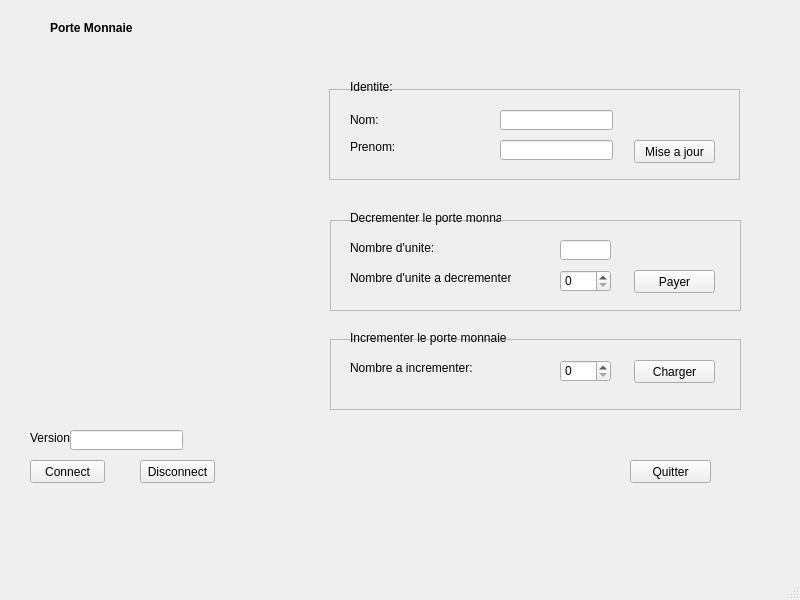
<?xml version="1.0" encoding="UTF-8"?>
<ui version="4.0">
 <class>MaFenetre</class>
 <widget class="QMainWindow" name="MaFenetre">
  <property name="geometry">
   <rect>
    <x>0</x>
    <y>0</y>
    <width>800</width>
    <height>600</height>
   </rect>
  </property>
  <property name="windowTitle">
   <string>MaFenetre</string>
  </property>
  <widget class="QWidget" name="centralwidget">
   <widget class="QPushButton" name="Connect">
    <property name="geometry">
     <rect>
      <x>30</x>
      <y>460</y>
      <width>75</width>
      <height>23</height>
     </rect>
    </property>
    <property name="text">
     <string>Connect</string>
    </property>
   </widget>
   <widget class="QLabel" name="label">
    <property name="geometry">
     <rect>
      <x>50</x>
      <y>20</y>
      <width>101</width>
      <height>16</height>
     </rect>
    </property>
    <property name="font">
     <font>
      <weight>75</weight>
      <bold>true</bold>
     </font>
    </property>
    <property name="text">
     <string>Porte Monnaie</string>
    </property>
   </widget>
   <widget class="QLabel" name="label_2">
    <property name="geometry">
     <rect>
      <x>350</x>
      <y>80</y>
      <width>47</width>
      <height>13</height>
     </rect>
    </property>
    <property name="text">
     <string>Identite:</string>
    </property>
   </widget>
   <widget class="QLabel" name="label_3">
    <property name="geometry">
     <rect>
      <x>350</x>
      <y>110</y>
      <width>51</width>
      <height>20</height>
     </rect>
    </property>
    <property name="text">
     <string>Nom:</string>
    </property>
   </widget>
   <widget class="QLabel" name="label_4">
    <property name="geometry">
     <rect>
      <x>350</x>
      <y>140</y>
      <width>47</width>
      <height>13</height>
     </rect>
    </property>
    <property name="text">
     <string>Prenom:</string>
    </property>
   </widget>
   <widget class="QLabel" name="label_6">
    <property name="geometry">
     <rect>
      <x>350</x>
      <y>210</y>
      <width>151</width>
      <height>16</height>
     </rect>
    </property>
    <property name="text">
     <string>Decrementer le porte monnaie</string>
    </property>
   </widget>
   <widget class="QLabel" name="label_7">
    <property name="geometry">
     <rect>
      <x>350</x>
      <y>240</y>
      <width>91</width>
      <height>16</height>
     </rect>
    </property>
    <property name="text">
     <string>Nombre d'unite:</string>
    </property>
   </widget>
   <widget class="QLabel" name="label_8">
    <property name="geometry">
     <rect>
      <x>350</x>
      <y>270</y>
      <width>161</width>
      <height>16</height>
     </rect>
    </property>
    <property name="text">
     <string>Nombre d'unite a decrementer:</string>
    </property>
   </widget>
   <widget class="QLabel" name="label_9">
    <property name="geometry">
     <rect>
      <x>350</x>
      <y>330</y>
      <width>161</width>
      <height>16</height>
     </rect>
    </property>
    <property name="text">
     <string>Incrementer le porte monnaie</string>
    </property>
   </widget>
   <widget class="QLabel" name="label_10">
    <property name="geometry">
     <rect>
      <x>350</x>
      <y>360</y>
      <width>161</width>
      <height>16</height>
     </rect>
    </property>
    <property name="text">
     <string>Nombre a incrementer:</string>
    </property>
   </widget>
   <widget class="QPushButton" name="Disconnect">
    <property name="geometry">
     <rect>
      <x>140</x>
      <y>460</y>
      <width>75</width>
      <height>23</height>
     </rect>
    </property>
    <property name="text">
     <string>Disconnect</string>
    </property>
   </widget>
   <widget class="QPushButton" name="Exit">
    <property name="geometry">
     <rect>
      <x>630</x>
      <y>460</y>
      <width>81</width>
      <height>23</height>
     </rect>
    </property>
    <property name="text">
     <string>Quitter</string>
    </property>
   </widget>
   <widget class="QLineEdit" name="LastName">
    <property name="geometry">
     <rect>
      <x>500</x>
      <y>110</y>
      <width>113</width>
      <height>20</height>
     </rect>
    </property>
   </widget>
   <widget class="QLineEdit" name="FirstName">
    <property name="geometry">
     <rect>
      <x>500</x>
      <y>140</y>
      <width>113</width>
      <height>20</height>
     </rect>
    </property>
   </widget>
   <widget class="QLineEdit" name="NbUnit">
    <property name="geometry">
     <rect>
      <x>560</x>
      <y>240</y>
      <width>51</width>
      <height>20</height>
     </rect>
    </property>
    <property name="readOnly">
     <bool>true</bool>
    </property>
   </widget>
   <widget class="QSpinBox" name="NbDecrement">
    <property name="geometry">
     <rect>
      <x>560</x>
      <y>270</y>
      <width>51</width>
      <height>22</height>
     </rect>
    </property>
   </widget>
   <widget class="QSpinBox" name="NbIncrement">
    <property name="geometry">
     <rect>
      <x>560</x>
      <y>360</y>
      <width>51</width>
      <height>22</height>
     </rect>
    </property>
   </widget>
   <widget class="QPushButton" name="Deposit">
    <property name="geometry">
     <rect>
      <x>634</x>
      <y>360</y>
      <width>81</width>
      <height>23</height>
     </rect>
    </property>
    <property name="text">
     <string>Charger</string>
    </property>
   </widget>
   <widget class="QPushButton" name="Withdraw">
    <property name="geometry">
     <rect>
      <x>634</x>
      <y>270</y>
      <width>81</width>
      <height>23</height>
     </rect>
    </property>
    <property name="text">
     <string>Payer</string>
    </property>
   </widget>
   <widget class="QPushButton" name="Update">
    <property name="geometry">
     <rect>
      <x>634</x>
      <y>140</y>
      <width>81</width>
      <height>23</height>
     </rect>
    </property>
    <property name="text">
     <string>Mise a jour</string>
    </property>
   </widget>
   <widget class="QFrame" name="frame">
    <property name="geometry">
     <rect>
      <x>329</x>
      <y>89</y>
      <width>411</width>
      <height>91</height>
     </rect>
    </property>
    <property name="frameShape">
     <enum>QFrame::StyledPanel</enum>
    </property>
    <property name="frameShadow">
     <enum>QFrame::Raised</enum>
    </property>
   </widget>
   <widget class="QFrame" name="frame_2">
    <property name="geometry">
     <rect>
      <x>330</x>
      <y>220</y>
      <width>411</width>
      <height>91</height>
     </rect>
    </property>
    <property name="frameShape">
     <enum>QFrame::StyledPanel</enum>
    </property>
    <property name="frameShadow">
     <enum>QFrame::Raised</enum>
    </property>
   </widget>
   <widget class="QFrame" name="frame_3">
    <property name="geometry">
     <rect>
      <x>330</x>
      <y>339</y>
      <width>411</width>
      <height>71</height>
     </rect>
    </property>
    <property name="frameShape">
     <enum>QFrame::StyledPanel</enum>
    </property>
    <property name="frameShadow">
     <enum>QFrame::Raised</enum>
    </property>
   </widget>
   <widget class="QLabel" name="label_5">
    <property name="geometry">
     <rect>
      <x>30</x>
      <y>430</y>
      <width>41</width>
      <height>16</height>
     </rect>
    </property>
    <property name="text">
     <string>Version:</string>
    </property>
   </widget>
   <widget class="QLineEdit" name="Version">
    <property name="geometry">
     <rect>
      <x>70</x>
      <y>430</y>
      <width>113</width>
      <height>20</height>
     </rect>
    </property>
    <property name="readOnly">
     <bool>true</bool>
    </property>
   </widget>
   <widget class="QLabel" name="Image">
    <property name="geometry">
     <rect>
      <x>40</x>
      <y>110</y>
      <width>251</width>
      <height>261</height>
     </rect>
    </property>
    <property name="text">
     <string/>
    </property>
    <property name="pixmap">
     <pixmap>iimage.png</pixmap>
    </property>
   </widget>
   <zorder>frame_3</zorder>
   <zorder>frame</zorder>
   <zorder>frame_2</zorder>
   <zorder>Connect</zorder>
   <zorder>label</zorder>
   <zorder>label_2</zorder>
   <zorder>label_3</zorder>
   <zorder>label_4</zorder>
   <zorder>label_6</zorder>
   <zorder>label_7</zorder>
   <zorder>label_8</zorder>
   <zorder>label_9</zorder>
   <zorder>label_10</zorder>
   <zorder>Disconnect</zorder>
   <zorder>Exit</zorder>
   <zorder>LastName</zorder>
   <zorder>FirstName</zorder>
   <zorder>NbUnit</zorder>
   <zorder>NbDecrement</zorder>
   <zorder>NbIncrement</zorder>
   <zorder>Deposit</zorder>
   <zorder>Withdraw</zorder>
   <zorder>Update</zorder>
   <zorder>label_5</zorder>
   <zorder>Version</zorder>
   <zorder>Image</zorder>
  </widget>
  <widget class="QMenuBar" name="menubar">
   <property name="geometry">
    <rect>
     <x>0</x>
     <y>0</y>
     <width>800</width>
     <height>18</height>
    </rect>
   </property>
  </widget>
  <widget class="QStatusBar" name="statusbar"/>
 </widget>
 <resources/>
 <connections/>
</ui>
